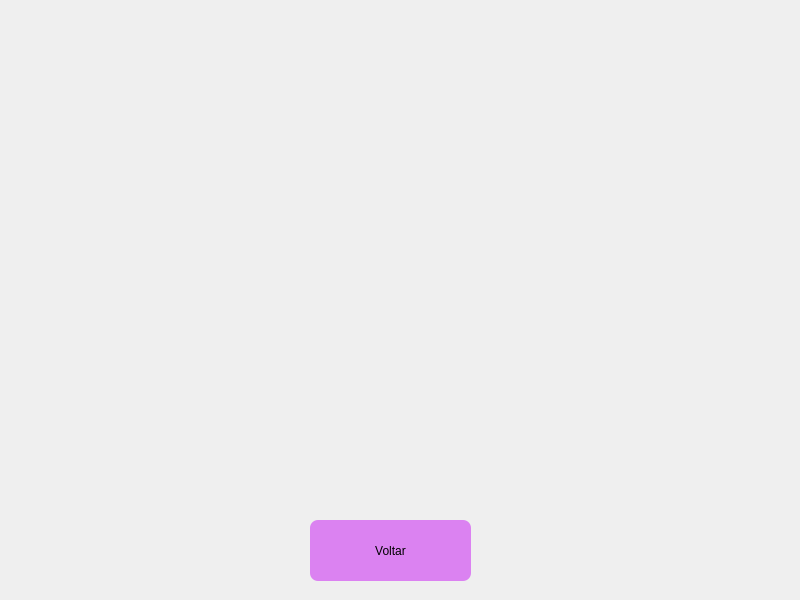
<?xml version="1.0" encoding="UTF-8"?>
<ui version="4.0">
 <class>nivel</class>
 <widget class="QMainWindow" name="nivel">
  <property name="geometry">
   <rect>
    <x>0</x>
    <y>0</y>
    <width>800</width>
    <height>600</height>
   </rect>
  </property>
  <property name="windowTitle">
   <string>MainWindow</string>
  </property>
  <widget class="QWidget" name="centralwidget">
   <widget class="QLabel" name="label">
    <property name="geometry">
     <rect>
      <x>0</x>
      <y>0</y>
      <width>800</width>
      <height>600</height>
     </rect>
    </property>
    <property name="minimumSize">
     <size>
      <width>800</width>
      <height>600</height>
     </size>
    </property>
    <property name="maximumSize">
     <size>
      <width>800</width>
      <height>600</height>
     </size>
    </property>
    <property name="text">
     <string/>
    </property>
    <property name="pixmap">
     <pixmap resource="../imagens/img.qrc">:/img/T3Nivel.png</pixmap>
    </property>
   </widget>
   <widget class="QPushButton" name="volta">
    <property name="geometry">
     <rect>
      <x>310</x>
      <y>520</y>
      <width>161</width>
      <height>61</height>
     </rect>
    </property>
    <property name="styleSheet">
     <string notr="true">background-color: rgba(214, 102, 241, 80%);
font: 12pt &quot;Comic Sans MS&quot;;
border-radius: 8px</string>
    </property>
    <property name="text">
     <string>Voltar</string>
    </property>
   </widget>
  </widget>
 </widget>
 <resources>
  <include location="../imagens/img.qrc"/>
 </resources>
 <connections/>
</ui>
